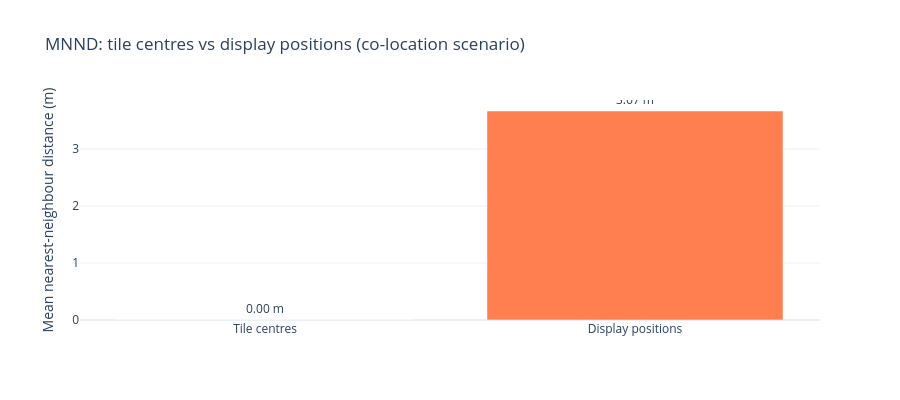

Here is the notebook cell this chart was saved with:
### Markdown cell above
### MNND — Mean Nearest-Neighbour Distance

For 300 records at the **same** tile centre, `mnnd(tile_centers) ≈ 0`.  
The display MNND is therefore pure jitter diversity: the average gap between neighbouring display pins.  
A larger MNND means pins are more spread out → harder to fingerprint co-located records.

### Code cell
mnnd_tile = mnnd(tile_centers)
mnnd_disp = mnnd(display_coords)

fig = go.Figure(go.Bar(
    x=['Tile centres', 'Display positions'],
    y=[mnnd_tile, mnnd_disp],
    marker_color=['steelblue', 'coral'],
    text=[f'{mnnd_tile:.2f} m', f'{mnnd_disp:.2f} m'],
    textposition='outside',
))
fig.update_layout(
    title='MNND: tile centres vs display positions (co-location scenario)',
    yaxis_title='Mean nearest-neighbour distance (m)',
    template='plotly_white', height=400,
)
fig.show()
print(f'MNND (tile centres): {mnnd_tile:.2f} m')
print(f'MNND (display):      {mnnd_disp:.2f} m  ← jitter diversity')

### Figure 1 — Plotly figure (JSON) as saved in the notebook; plotly's stock layout.template omitted (floating-point values rounded to 4 significant figures)
{"data": [{"marker": {"color": ["steelblue", "coral"]}, "text": ["0.00 m", "3.67 m"], "textposition": "outside", "type": "bar", "x": ["Tile centres", "Display positions"], "y": [0.0, 3.668]}], "layout": {"height": 400, "title": {"text": "MNND: tile centres vs display positions (co-location scenario)"}, "yaxis": {"title": {"text": "Mean nearest-neighbour distance (m)"}}}}
